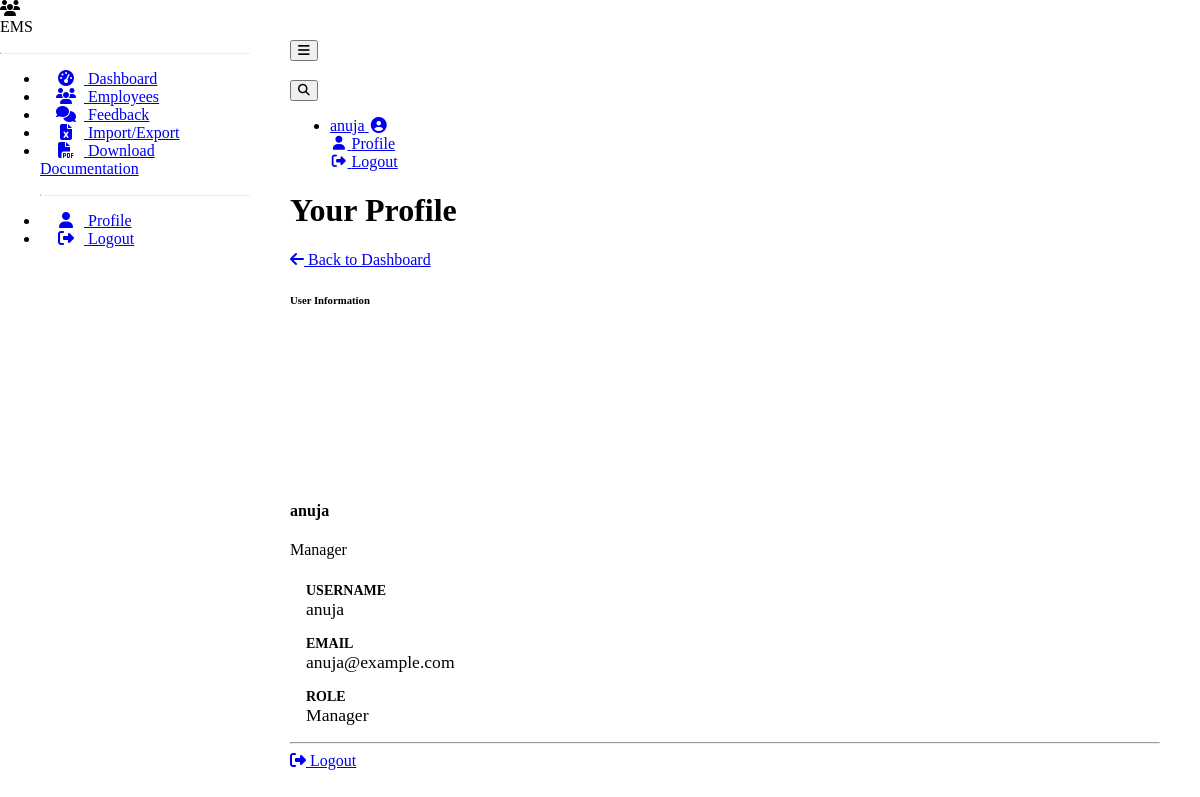
Page /auth/profile (signed in) on the committed database.
### models.py (models this page shows, shortened)
class User(UserMixin, db.Model):
    __tablename__ = 'users'
    id = db.Column(db.Integer, primary_key=True)
    username = db.Column(db.String(64), unique=True, nullable=False)
    email = db.Column(db.String(120), unique=True, nullable=False)
    password_hash = db.Column(db.String(256), nullable=False)
    is_manager = db.Column(db.Boolean, default=False)
    employees_managed = db.relationship('Employee', backref='manager_user', lazy='dynamic',
                                        foreign_keys='Employee.manager_id')

### auth.py (the view)
@auth_bp.route('/profile')
@login_required
def profile():
    employee = Employee.query.filter_by(user_id=current_user.id).first()
    return render_template('profile.html', employee=employee)

### app.py (called while the page is built)
@login_manager.user_loader
def load_user(user_id):
    from models import User  # Import here to avoid circular imports
    return User.query.get(int(user_id))

### templates/profile.html (shortened to what this page needs)
{% extends "base.html" %}
{% block content %}
<div class="container-fluid">
    <div class="d-flex justify-content-between align-items-center mb-4">
        <h1 class="h3 text-gray-800">Your Profile</h1>
        <a href="{{ url_for('employee.dashboard') }}" class="btn btn-secondary">
            <i class="fas fa-arrow-left mr-1"></i> Back to Dashboard
        </a>
    </div>
    <div class="row">
        <div class="col-lg-12">
            <div class="card shadow mb-4">
                <div class="card-header py-3">
                    <h6 class="m-0 font-weight-bold text-primary">User Information</h6>
                </div>
                <div class="card-body">
                    <div class="row">
                        <div class="col-md-3 text-center">
                            <div class="employee-avatar">
                            </div>
                            <h4 class="mt-3">{{ current_user.username }}</h4>
                            <p class="text-muted">{{ 'Manager' if current_user.is_manager else 'Employee' }}</p>
                        </div>
                        <div class="col-md-9">
                            <div class="employee-info">
                                <div class="employee-info-item">
                                    <div class="employee-info-label">Username</div>
                                    <div class="employee-info-value">{{ current_user.username }}</div>
                                </div>
                                <div class="employee-info-item">
                                    <div class="employee-info-label">Email</div>
                                    <div class="employee-info-value">{{ current_user.email }}</div>
                                </div>
                                <div class="employee-info-item">
                                    <div class="employee-info-label">Role</div>
                                    <div class="employee-info-value">{{ 'Manager' if current_user.is_manager else 'Employee' }}</div>
                                </div>
                            </div>
                        </div>
                    </div>
                    <hr>
                    <div class="text-center mt-3">
                        <a href="{{ url_for('auth.logout') }}" class="btn btn-danger">
                            <i class="fas fa-sign-out-alt mr-1"></i> Logout
                        </a>
                    </div>
                </div>
            </div>
        </div>
    </div>
</div>
{% endblock %}

### templates/base.html (shortened to what this page needs)
<!DOCTYPE html>
<html lang="en" data-bs-theme="dark">
<head>
    <link rel="stylesheet" href="https://cdn.replit.com/agent/bootstrap-agent-dark-theme.min.css">
    <link rel="stylesheet" href="https://cdnjs.cloudflare.com/ajax/libs/font-awesome/6.4.0/css/all.min.css">
    <link rel="stylesheet" href="https://cdn.datatables.net/1.13.4/css/dataTables.bootstrap5.min.css">
    <link rel="stylesheet" href="https://cdn.datatables.net/buttons/2.3.6/css/buttons.bootstrap5.min.css">
    <link rel="stylesheet" href="{{ url_for('static', filename='css/custom.css') }}">
</head>
<body>
    {% if current_user.is_authenticated %}
    <div class="sidebar bg-dark">
        <div class="sidebar-brand d-flex align-items-center justify-content-center p-3">
            <div class="sidebar-brand-icon">
                <i class="fas fa-users"></i>
            </div>
            <div class="sidebar-brand-text mx-3">EMS</div>
        </div>
        <hr class="sidebar-divider">
        <ul class="nav flex-column">
            <li class="nav-item">
                <a class="nav-link {% if request.endpoint and request.endpoint == 'employee.dashboard' %}active{% endif %}"
                   href="{{ url_for('employee.dashboard') }}">
                    <i class="fas fa-fw fa-tachometer-alt"></i>
                    <span>Dashboard</span>
                </a>
            </li>
            <li class="nav-item">
                <a class="nav-link {% if request.endpoint and 'employee_list' in request.endpoint %}active{% endif %}"
                   href="{{ url_for('employee.employee_list') }}">
                    <i class="fas fa-fw fa-users"></i>
                    <span>Employees</span>
                </a>
            </li>
            <li class="nav-item">
                <a class="nav-link {% if request.endpoint and 'feedback' in request.endpoint %}active{% endif %}"
                   href="{{ url_for('feedback.feedback_list') }}">
                    <i class="fas fa-fw fa-comments"></i>
                    <span>Feedback</span>
                </a>
            </li>
            {% if current_user.is_manager %}
            <li class="nav-item">
                <a class="nav-link {% if request.endpoint and 'import_export' in request.endpoint %}active{% endif %}"
                   href="{{ url_for('employee.import_export') }}">
                    <i class="fas fa-fw fa-file-excel"></i>
                    <span>Import/Export</span>
                </a>
            </li>
            <li class="nav-item">
                <a class="nav-link" href="{{ url_for('docs.generate_and_download_docs') }}">
                    <i class="fas fa-fw fa-file-pdf"></i>
                    <span>Download Documentation</span>
                </a>
            </li>
            {% endif %}
            <hr class="sidebar-divider">
            <li class="nav-item">
                <a class="nav-link" href="{{ url_for('auth.profile') }}">
                    <i class="fas fa-fw fa-user"></i>
                    <span>Profile</span>
                </a>
            </li>
            <li class="nav-item">
                <a class="nav-link" href="{{ url_for('auth.logout') }}">
                    <i class="fas fa-fw fa-sign-out-alt"></i>
                    <span>Logout</span>
                </a>
            </li>
        </ul>
    </div>
    {% endif %}
    <div class="content-wrapper {% if not current_user.is_authenticated %}ml-0{% endif %}">
        {% if current_user.is_authenticated %}
        <nav class="navbar navbar-expand navbar-dark bg-dark mb-4">
            <button id="sidebarToggle" class="btn btn-link d-md-none rounded-circle mr-3">
                <i class="fa fa-bars"></i>
            </button>
            <div class="d-md-inline-block ms-auto form-inline mr-0 navbar-search">
                <div class="input-group">
                    <input type="text" id="searchInput" class="form-control bg-light border small"
                           placeholder="Search..." aria-label="Search">
                    <div class="input-group-append">
                        <button class="btn btn-primary" type="button">
                        </button>
                    </div>
                </div>
            </div>
            <ul class="navbar-nav ml-auto ml-md-0">
                <li class="nav-item dropdown no-arrow">
                    <a class="nav-link dropdown-toggle" href="#" id="userDropdown" role="button"
                       data-bs-toggle="dropdown" aria-haspopup="true" aria-expanded="false">
                        <span class="mr-2 d-none d-lg-inline text-gray-600 small">{{ current_user.username }}</span>
                        <i class="fas fa-user-circle fa-fw"></i>
                    </a>
                    <div class="dropdown-menu dropdown-menu-right shadow animated--grow-in"
                         aria-labelledby="userDropdown">
                        <a class="dropdown-item" href="{{ url_for('auth.profile') }}">
                            <i class="fas fa-user fa-sm fa-fw mr-2 text-gray-400"></i>
                            Profile
                        </a>
                        <a class="dropdown-item" href="{{ url_for('auth.logout') }}">
                            <i class="fas fa-sign-out-alt fa-sm fa-fw mr-2 text-gray-400"></i>
                            Logout
                        </a>
                    </div>
                </li>
            </ul>
        </nav>
        {% endif %}
        <div class="container-fluid">
            {% block content %}{% endblock %}
        </div>
    </div>
</body>
</html>

### static/css/custom.css (style rules this page uses)
:root { --sidebar-width: 250px; }
.sidebar { width: var(--sidebar-width); height: 100vh; position: fixed; left: 0; top: 0; z-index: 100; transition: all 0.3s; overflow-y: auto; }
.sidebar .nav-item .nav-link { padding: 0.75rem 1rem; width: 100%; }
.sidebar .nav-item .nav-link i { margin-right: 0.5rem; }
.sidebar-divider { margin: 1rem 0; border-top: 1px solid rgba(255, 255, 255, 0.15); }
.content-wrapper { margin-left: var(--sidebar-width); padding: 2rem; min-height: 100vh; transition: all 0.3s; }
.employee-avatar { width: 150px; height: 150px; border-radius: 50%; background-color: var(--bs-primary); color: white; display: flex; align-items: center; justify-content: center; font-size: 3rem; margin: 0 auto 1rem; font-weight: 700; }
.employee-info { display: flex; flex-wrap: wrap; }
.employee-info-item { width: 50%; padding: 0.5rem 1rem; }
.employee-info-label { font-weight: 700; text-transform: uppercase; font-size: 0.875rem; color: var(--bs-secondary); }
.employee-info-value { font-size: 1.1rem; }
.navbar-search { margin-right: 1rem; }
.navbar-search .input-group { width: 300px; }
.navbar-search .form-control { border: 1px solid rgba(255, 255, 255, 0.2) !important; background-color: rgba(255, 255, 255, 0.1) !important; color: white !important; }
.navbar-search .form-control::placeholder { color: rgba(255, 255, 255, 0.6) !important; }

### rows in the picture
User: username "anuja", is_manager "Manager", email "anuja@example.com"
